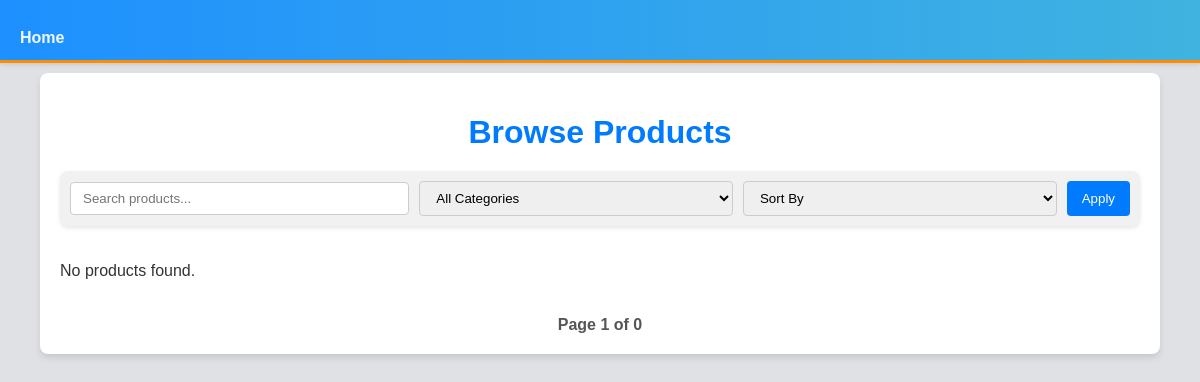
/browse_products, run on an earlier commit of the app's database.
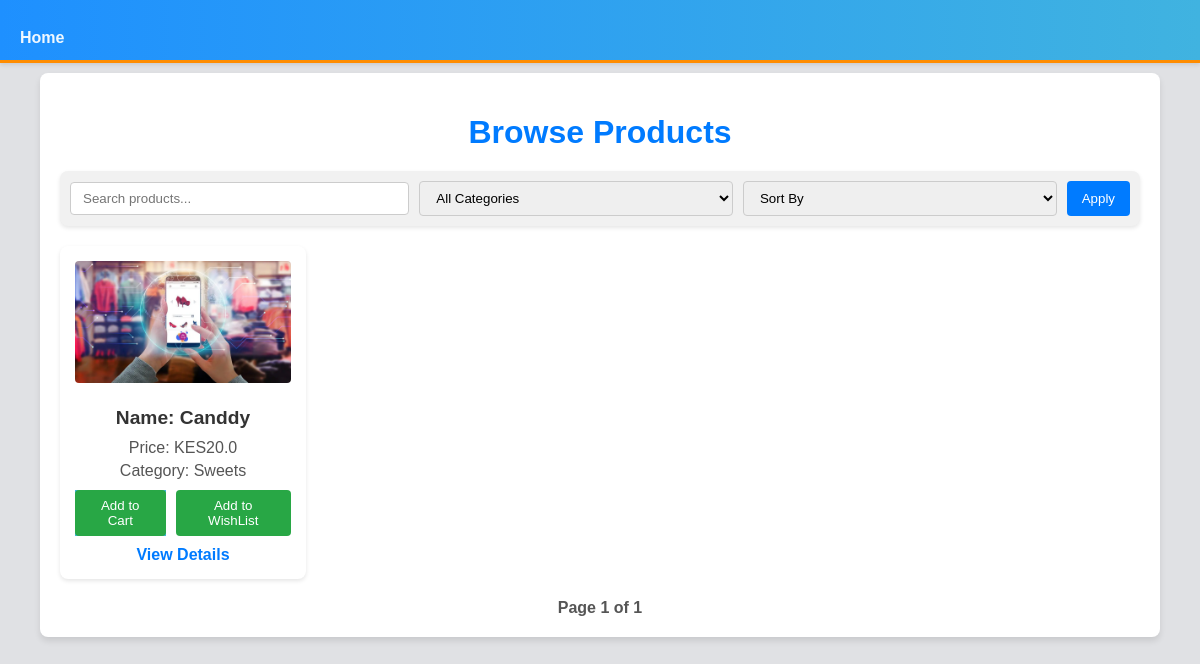
And on a later commit of the database.
### app/models/models.py (models this page shows, shortened)
class Product(db.Model):
    __tablename__ = "products"
    id = db.Column(db.Integer, primary_key=True)
    name = db.Column(db.String(100), nullable=False)
    description = db.Column(db.String(500), nullable=True)
    price = db.Column(db.Float, nullable=False)
    category = db.Column(db.String(100), nullable=False)
    location = db.Column(db.String(100), nullable=False)
    date_added = db.Column(db.DateTime, nullable=False, default=datetime.utcnow)
    image = db.Column(db.String(200), default="default_product.png")  # Default image
    seller_id = db.Column(
        db.Integer,
        db.ForeignKey("users.id", name="fk_products_seller_id"),
        nullable=False
    )
    seller = db.relationship("User", backref="products", lazy="joined")

### app/routes/main.py (the view)
@main.route('/browse_products' , methods=['GET'])
def browse_products():
    form = CartForm()  # Instantiate the form object
    page = request.args.get('page', 1, type=int)
    search = request.args.get('search', '')
    category = request.args.get('category', '')
    sort_by = request.args.get('sort_by', '')
    query = Product.query
    if search:
        query = query.filter(Product.name.ilike(f"%{search}%"))
    if category:
        query = query.filter_by(category=category)
    if sort_by == 'price_asc':
        query = query.order_by(Product.price.asc())
    elif sort_by == 'price_desc':
        query = query.order_by(Product.price.desc())
    products = Product.query.all()  # Modify as per your filtering and pagination logic
    products = query.paginate(page=page, per_page=10)
    categories = Product.query.with_entities(Product.category.distinct()).all()
    categories = [cat[0] for cat in categories]
    return render_template('browse_products.html', form=form, products=products, categories=categories)

### app/forms/product_form.py
class CartForm(FlaskForm):
    submit = SubmitField('Submit')

### app/templates/browse_products.html (shortened to what this page needs)
<!DOCTYPE html>
<html lang="en">
<head>
    <link rel="stylesheet" href="{{ url_for('static', filename='css/browse_products.css') }}">
</head>
<body>
    <nav class="navbar">
        <div class="nav-left">
            <a href="{{ url_for('main.home') }}" class="nav-link">Home</a>
        </div>
    </nav>
    <div class="container">
        <h1>Browse Products</h1>
        <div class="filter-bar">
            <form method="GET" action="{{ url_for('main.browse_products') }}">
                <input type="text" name="search" placeholder="Search products..."
                    value="{{ request.args.get('search', '') }}">
                <select name="category">
                    <option value="">All Categories</option>
                </select>
                <select name="sort_by">
                    <option value="">Sort By</option>
                </select>
                <button type="submit">Apply</button>
            </form>
        </div>
        <div class="product-grid">
            {% for product in products %}
            <div class="product-card">
                <img src="{{ url_for('static', filename='uploads/' + (product.image or 'default_product.png')) }}"
                    alt="{{ product.name }}">
                <h3>Name: {{ product.name }}</h3>
                <p>Price: KES{{ product.price }} </p>
                <p>Category: {{ product.category }}</p>
                <div class="actions">
                    <form action="{{ url_for('main.add_to_cart', product_id=product.id) }} " class="btn-cart" method="POST">
                        <button type="submit" >Add to Cart</button>
                    </form>
                    <form method="POST" action="{{ url_for('main.add_to_wishlist', product_id=product.id) }}" class="btn-wishlist">
                        <button type="submit" >Add to WishList</button>
                    </form>
                </div>
                <a href="{{ url_for('main.product_details', product_id=product.id) }}">View Details</a>
            </div>
            {% else %}
            <p>No products found.</p>
            {% endfor %}
        </div>
        <div class="pagination">
            <span>Page {{ products.page }} of {{ products.pages }}</span>
        </div>
    </div>
</body>
</html>

### app/static/css/browse_products.css (style rules this page uses)
body { font-family: Arial, sans-serif; margin: 0; padding: 0; background-color: #e0e1e4; color: #333; }
.navbar { display: flex; justify-content: space-between; align-items: center; padding: 10px 20px; background: linear-gradient(to right, #1e90ff, #40b3e0); color: white; box-shadow: 0 2px 4px rgba(0, 0, 0, 0.1); border-bottom: 3px solid #ff8c00; height: 40px; }
.nav-left { display: flex; align-items: center; }
.nav-link { color: #f0f8ff; text-decoration: none; font-weight: bold; transition: color 0.3s; margin-top: 15px; }
.container { width: 90%; max-width: 1200px; margin: 0 auto; margin-top: 10px; padding: 20px; background: #fff; box-shadow: 0 4px 6px rgba(0, 0, 0, 0.1); border-radius: 8px; }
h1 { text-align: center; color: #007bff; margin-bottom: 20px; }
.filter-bar { display: flex; justify-content: space-between; align-items: center; flex-wrap: wrap; margin-bottom: 20px; padding: 10px; background-color: #f1f1f1; border-radius: 8px; box-shadow: 0 2px 4px rgba(0, 0, 0, 0.1); }
.filter-bar form { display: flex; align-items: center; gap: 10px; width: 100%; }
.filter-bar input[type="text"], .filter-bar select { padding: 8px 12px; border: 1px solid #ccc; border-radius: 4px; width: 30%; }
.filter-bar button { padding: 10px 15px; background-color: #007bff; color: white; border: none; border-radius: 4px; cursor: pointer; transition: background-color 0.3s ease; }
.product-grid { display: grid; grid-template-columns: repeat(auto-fit, minmax(250px, 1fr)); gap: 10px; margin-top: 20px; }
.product-card { background: #fff; padding: 15px; border-radius: 8px; box-shadow: 0 2px 4px rgba(0, 0, 0, 0.1); text-align: center; transition: transform 0.3s ease; width: 20%; }
.product-card img { max-width: 100%; height: auto; border-radius: 4px; margin-bottom: 10px; }
.product-card h3 { font-size: 1.2em; margin: 10px 0; }
.product-card p { margin: 5px 0; color: #555; }
.actions { display: flex; justify-content: center; gap: 10px; margin-top: 10px; }
.actions form { display: inline-block; }
.actions button { padding: 8px 12px; background-color: #28a745; color: white; border: none; border-radius: 4px; cursor: pointer; transition: background-color 0.3s ease; }
.product-card a { display: inline-block; margin-top: 10px; text-decoration: none; color: #007bff; font-weight: bold; transition: color 0.3s ease; }
.pagination { display: flex; justify-content: center; align-items: center; margin-top: 20px; gap: 10px; }
.pagination span { font-weight: bold; color: #555; }
.btn-cart { background-color: #40b3e0; color: #ff8c00; }

What changed in the data, as far as the page shows it:
added Product: image (placeholder picture), name "Canddy", price "20.0", category "Sweets"
Also different on the page:
{{ products.pages }}: "0" → "1"
text no longer shown: "No products found."
